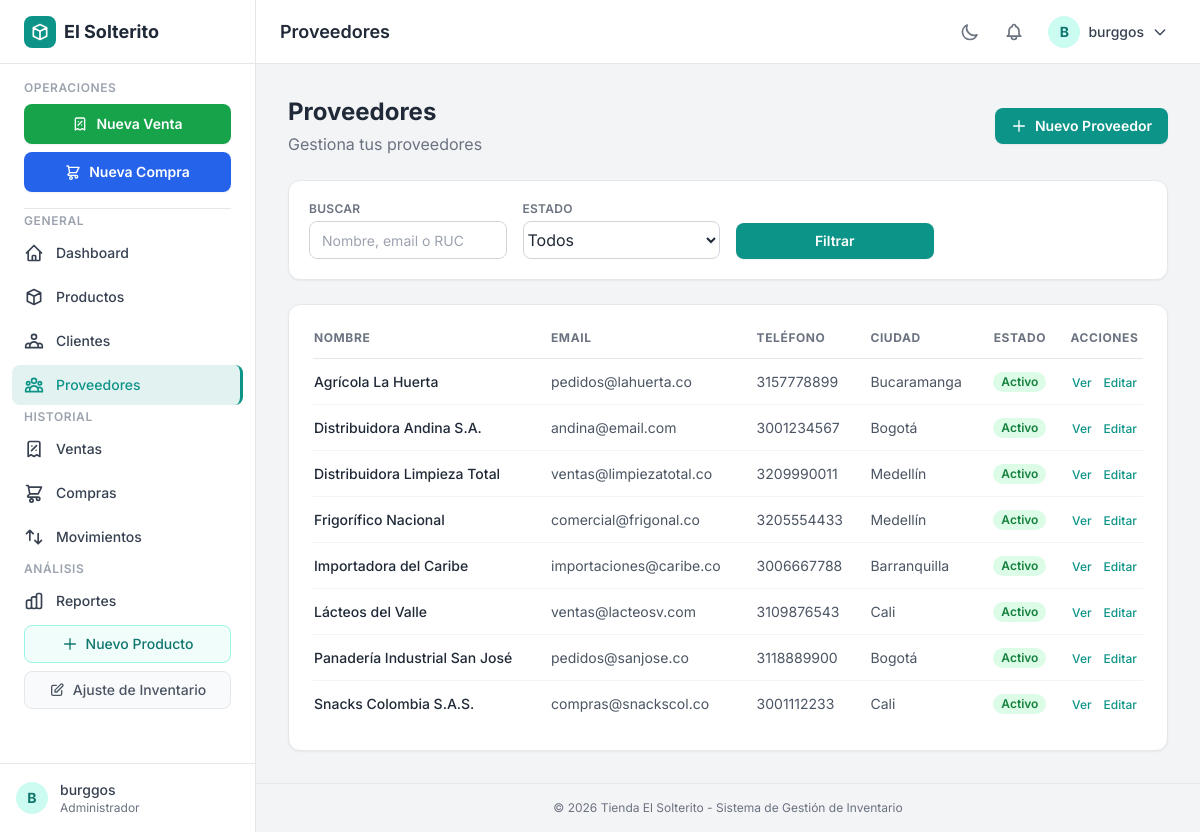
The page /proveedores/ (signed in) on the database as committed earlier.
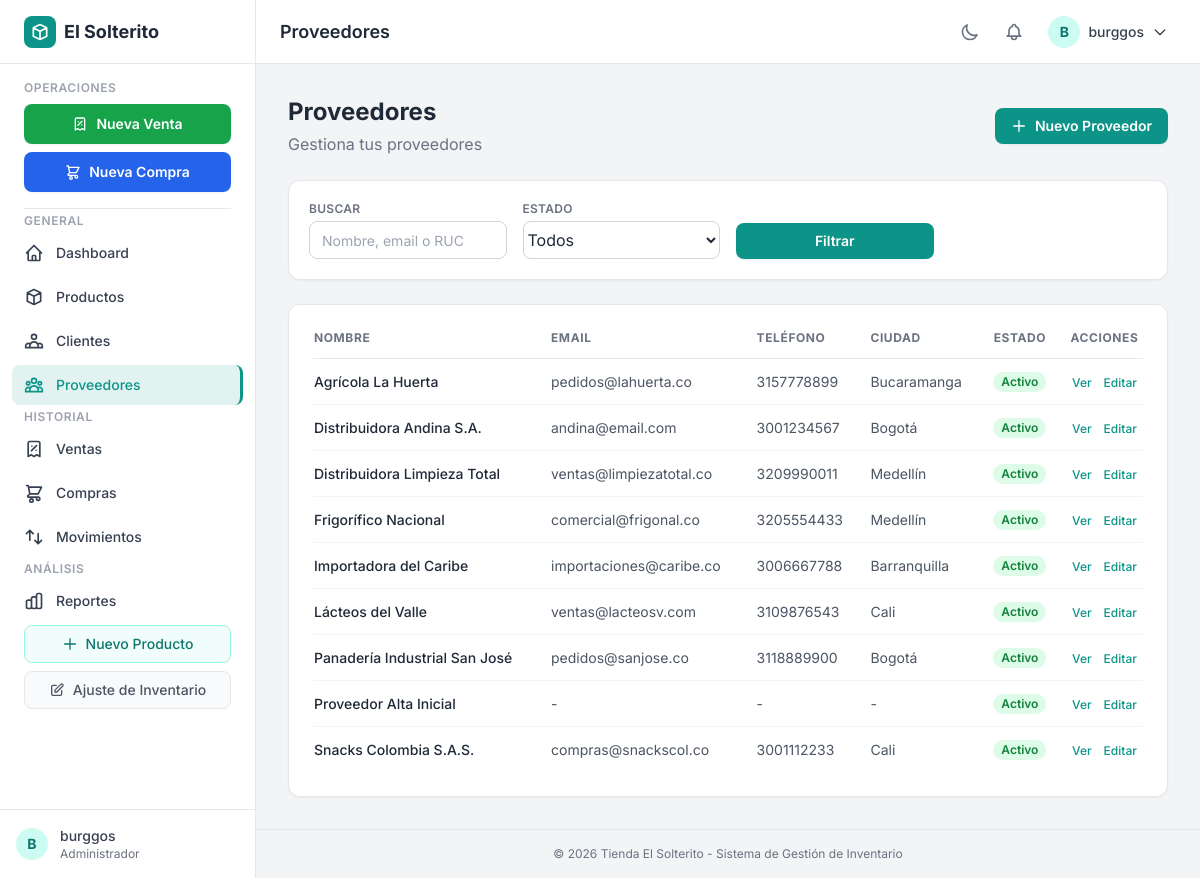
The same page on the database as committed later.
### apps/inventario/models.py (models this page shows, shortened)
class Proveedor(models.Model):
    nombre = models.CharField(max_length=200, unique=True)
    email = models.EmailField(blank=True)
    telefono = models.CharField(max_length=20, blank=True)
    direccion = models.TextField(blank=True)
    ciudad = models.CharField(max_length=100, blank=True)
    ruc = models.CharField(max_length=50, unique=True, blank=True, null=True, help_text="RUT o número de identificación")
    contacto_principal = models.CharField(max_length=100, blank=True)
    terminos_pago = models.TextField(blank=True, help_text="Términos y condiciones de pago")
    activo = models.BooleanField(default=True)
    fecha_creacion = models.DateTimeField(auto_now_add=True)
    fecha_actualizacion = models.DateTimeField(auto_now=True)
    class Meta:
        verbose_name = "Proveedor"
        verbose_name_plural = "Proveedores"
        ordering = ['nombre']

### apps/inventario/views.py (the view)
# urls.py: path('proveedores/', views.lista_proveedores, name='lista_proveedores'),
@login_required
@role_required(ROLE_ADMIN, ROLE_BODEGUERO)
def lista_proveedores(request):
    proveedores = Proveedor.objects.all()
    query = request.GET.get('q', '')
    if query:
        proveedores = proveedores.filter(
            Q(nombre__icontains=query) | Q(email__icontains=query) | Q(ruc__icontains=query)
        )
    activo = request.GET.get('activo', '')
    if activo == '1':
        proveedores = proveedores.filter(activo=True)
    elif activo == '0':
        proveedores = proveedores.filter(activo=False)
    paginator = Paginator(proveedores, 20)
    page_obj = paginator.get_page(request.GET.get('page', 1))
    return render(request, 'inventario/lista_proveedores.html', {
        'page_obj': page_obj, 'query': query, 'activo': activo,
    })

### apps/inventario/permissions.py (called while the page is built)
def user_in_groups(user, *group_names):
    if not user.is_authenticated:
        return False
    if user.is_superuser:
        return True
    if not user.groups.exists():
        return True
    return user.groups.filter(name__in=group_names).exists()

def role_required(*group_names):
    def decorator(view_func):
        @login_required
        @wraps(view_func)
        def _wrapped(request, *args, **kwargs):
            if user_in_groups(request.user, *group_names):
                return view_func(request, *args, **kwargs)
            raise PermissionDenied('No tienes permisos para acceder a esta sección.')
        return _wrapped
    return decorator

### apps/inventario/templatetags/role_tags.py (called while the page is built)
@register.filter
def has_group(user, group_name):
    if not getattr(user, 'is_authenticated', False):
        return False
    if user.is_superuser:
        return True
    if not user.groups.exists():
        return True
    return user.groups.filter(name=group_name).exists()

### templates/inventario/lista_proveedores.html (shortened to what the changed rows need)
{% extends 'base.html' %}
{% load static %}
{% block page_title %}Proveedores{% endblock %}
{% block content %}
    <div class="mb-6 flex flex-col sm:flex-row sm:items-center sm:justify-between gap-4">
        <div>
            <h2 class="text-2xl font-bold text-gray-800 dark:text-white">Proveedores</h2>
        </div>
    </div>
    <div class="bg-white dark:bg-gray-800 rounded-xl shadow-sm border border-gray-200 dark:border-gray-700 p-6">
        <div class="overflow-x-auto">
            <table class="w-full text-sm">
                <thead>
                    <tr class="text-left text-xs font-semibold text-gray-500 dark:text-gray-400 uppercase tracking-wider border-b border-gray-200 dark:border-gray-700">
                        <th class="pb-3 pr-4">Nombre</th>
                        <th class="pb-3 pr-4">Email</th>
                        <th class="pb-3 pr-4">Teléfono</th>
                        <th class="pb-3 pr-4">Ciudad</th>
                        <th class="pb-3 pr-4 text-center">Estado</th>
                        <th class="pb-3 text-center">Acciones</th>
                    </tr>
                </thead>
                <tbody class="divide-y divide-gray-100 dark:divide-gray-700">
                    {% for proveedor in page_obj %}
                    <tr class="hover:bg-gray-50 dark:hover:bg-gray-700/50 transition">
                        <td class="py-3 pr-4 font-medium text-gray-800 dark:text-gray-200">{{ proveedor.nombre }}</td>
                        <td class="py-3 pr-4 text-gray-600 dark:text-gray-400">{{ proveedor.email|default:"-" }}</td>
                        <td class="py-3 pr-4 text-gray-600 dark:text-gray-400">{{ proveedor.telefono|default:"-" }}</td>
                        <td class="py-3 pr-4 text-gray-600 dark:text-gray-400">{{ proveedor.ciudad|default:"-" }}</td>
                        <td class="py-3 pr-4 text-center">
                            {% if proveedor.activo %}
                                <span class="inline-flex items-center px-2 py-0.5 rounded-full text-xs font-semibold bg-green-100 dark:bg-green-900/30 text-green-700 dark:text-green-400">Activo</span>
                            {% else %}
                                <span class="inline-flex items-center px-2 py-0.5 rounded-full text-xs font-semibold bg-red-100 dark:bg-red-900/30 text-red-700 dark:text-red-400">Inactivo</span>
                            {% endif %}
                        </td>
                        <td class="py-3 text-center space-x-2">
                            <a href="{% url 'inventario:detalle_proveedor' proveedor.pk %}" class="text-xs font-medium text-teal-600 dark:text-teal-400 hover:text-teal-800 dark:hover:text-teal-300 transition">Ver</a>
                            <a href="{% url 'inventario:editar_proveedor' proveedor.pk %}" class="text-xs font-medium text-teal-600 dark:text-teal-400 hover:text-teal-800 dark:hover:text-teal-300 transition">Editar</a>
                        </td>
                    </tr>
                    {% endfor %}
                </tbody>
            </table>
        </div>
    </div>
{% endblock %}

Rows that differ between the two databases and show on the page:
added Proveedor: nombre "Proveedor Alta Inicial", email "-", telefono "-", ciudad "-", activo "Activo"
